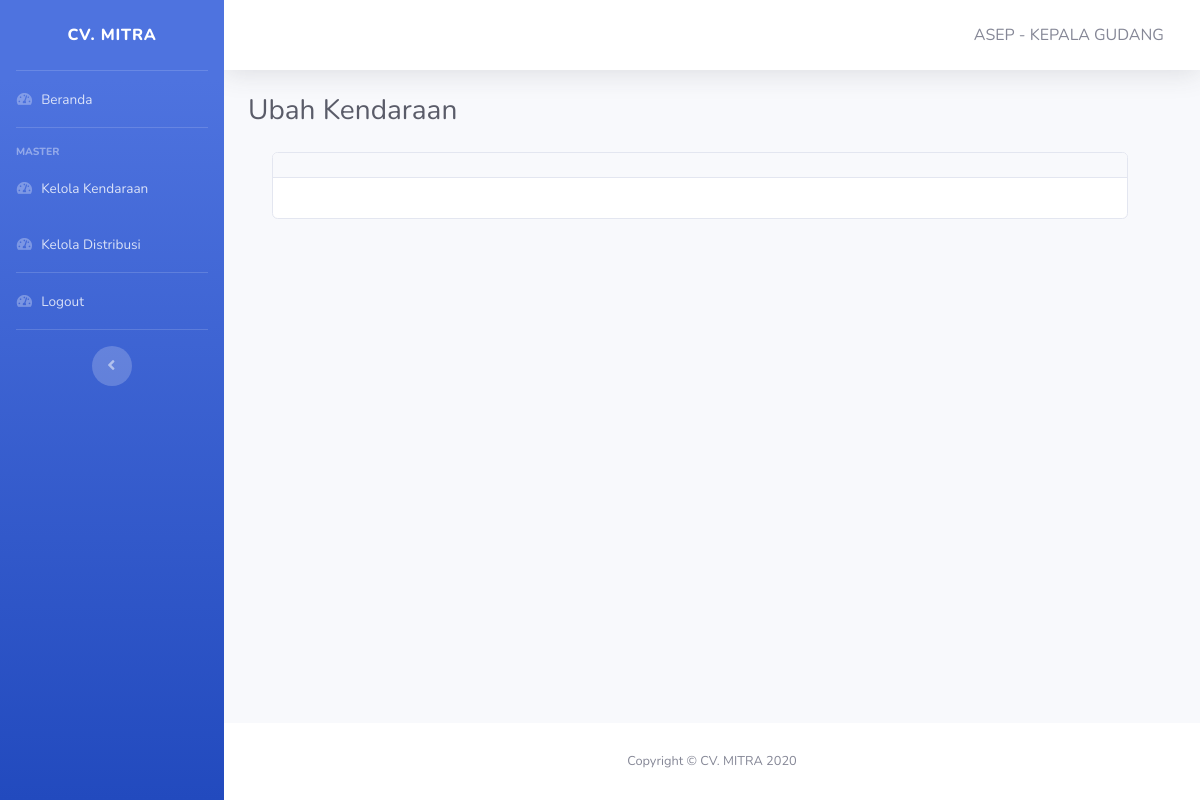
/pages/distribusi/ubah-kendaraan.php?id=D 3082 ER (signed in), run on an earlier commit of the app's database.
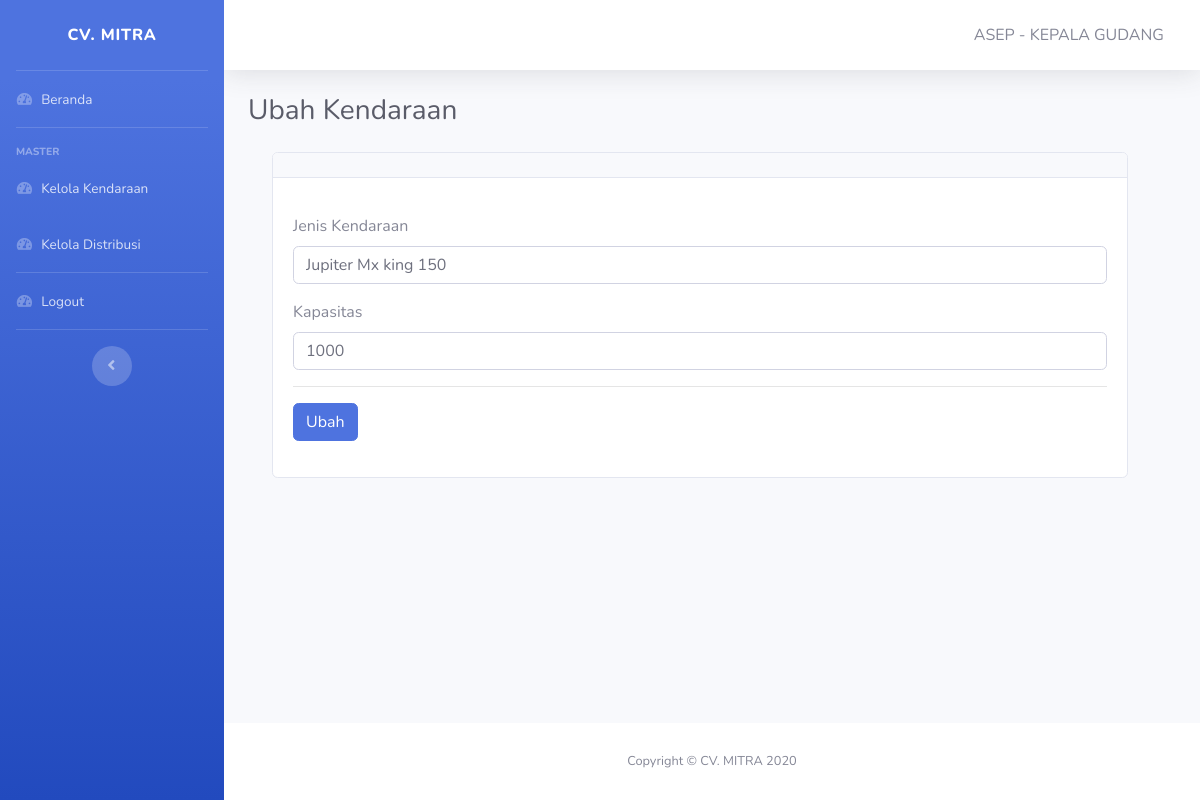
And on a later commit of the database.
### tables this page shows
CREATE TABLE IF NOT EXISTS `kendaraan` (
  `no_polisi` varchar(15) NOT NULL,
  `jenis` varchar(50) NOT NULL,
  `kapasitas` varchar(10) NOT NULL,
  PRIMARY KEY (`no_polisi`)
);

### pages/distribusi/ubah-kendaraan.php (the view, shortened to what this page needs)
<!DOCTYPE html>
<html lang="en">
<head>
    <?php include '../../layout/header.php' ?>
</head>
<body id="page-top">
    <div id="wrapper">
        <?php include '../../layout/sidebar-distribusi.php' ?>
        <div id="content-wrapper" class="d-flex flex-column">
            <div id="content">
                <?php include '../../layout/topbar.php' ?>
                <div class="container-fluid">
                    <div class="d-sm-flex align-items-center justify-content-between mb-4">
                        <h1 class="h3 mb-0 text-gray-800">Ubah Kendaraan</h1>
                    </div>
                    <div class="container row">
                        <div class="col-12">
                            <div class="card mb-5">
                                <div class="card-header">
                                </div>
                                <div class="card-body">
                                    <?php
                                    include "../../koneksi.php";
                                    $id = $_GET['id'];
                                    $data = mysqli_query($koneksi, "select * from kendaraan where no_polisi='$id'");
                                    while ($d = mysqli_fetch_array($data)) {
                                        ?>
                                        <form action="ubah-kendaraan-proses.php" method="post">
                                            <div class="form-group">
                                                <label for="jenis">Jenis Kendaraan</label>
                                                <input type="text" name="jenis" id="jenis" value="<?php echo $d['jenis']; ?>" class="form-control" required />
                                            </div>
                                            <div class="form-group">
                                                <label for="kapasitas">Kapasitas</label>
                                                <input type="text" name="kapasitas" id="kapasitas" value="<?php echo $d['kapasitas']; ?>" class="form-control" required />
                                            </div>
                                            <hr>
                                            <div class="form-group">
                                                <input type="submit" class="btn btn-primary" value="Ubah" />
                                            </div>
                                        </form>
                                    <?php
                                    }
                                    ?>
                                </div>
                            </div>
                        </div>
                    </div>
                </div>
            </div>
            <?php include '../../layout/footer.php' ?>
        </div>
    </div>
</body>
</html>

What changed in the data, as far as the page shows it:
added kendaraan: jenis "Jupiter Mx king 150", kapasitas "1000"
